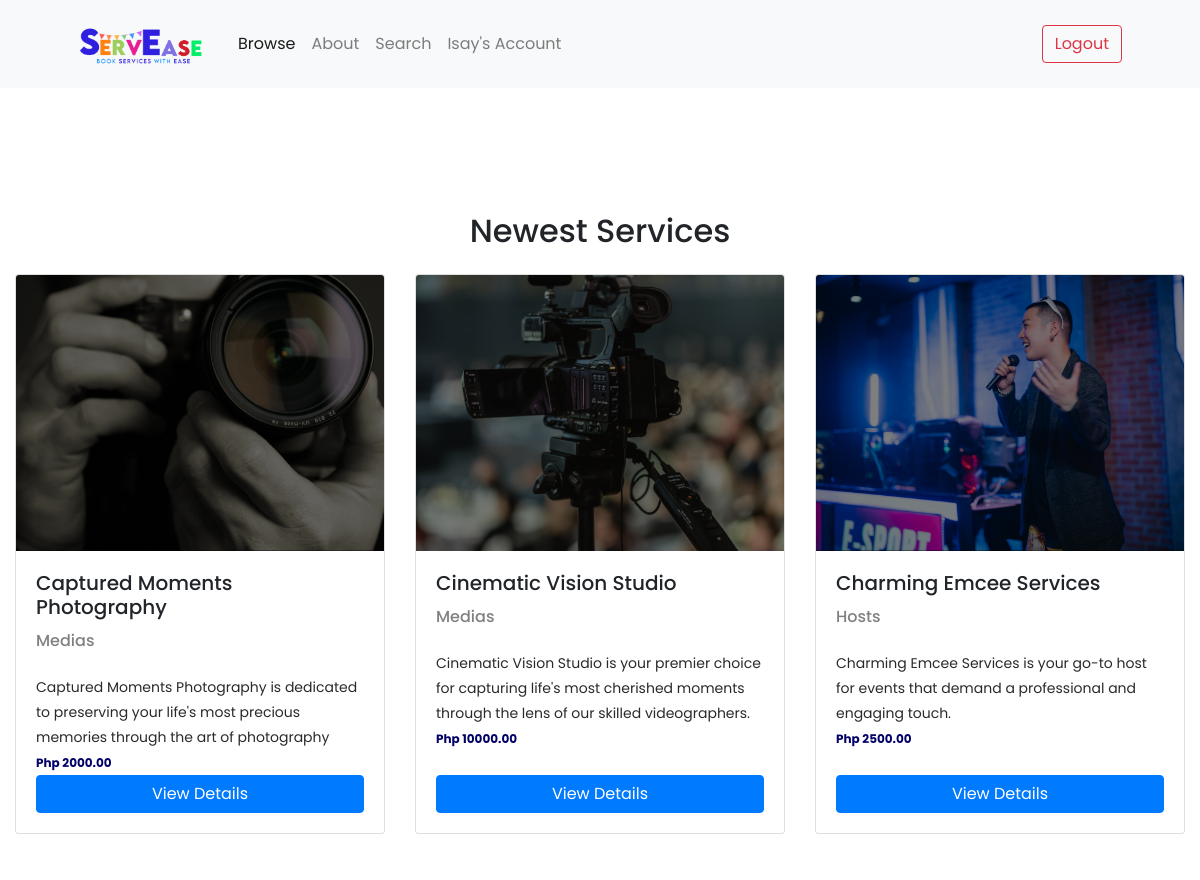
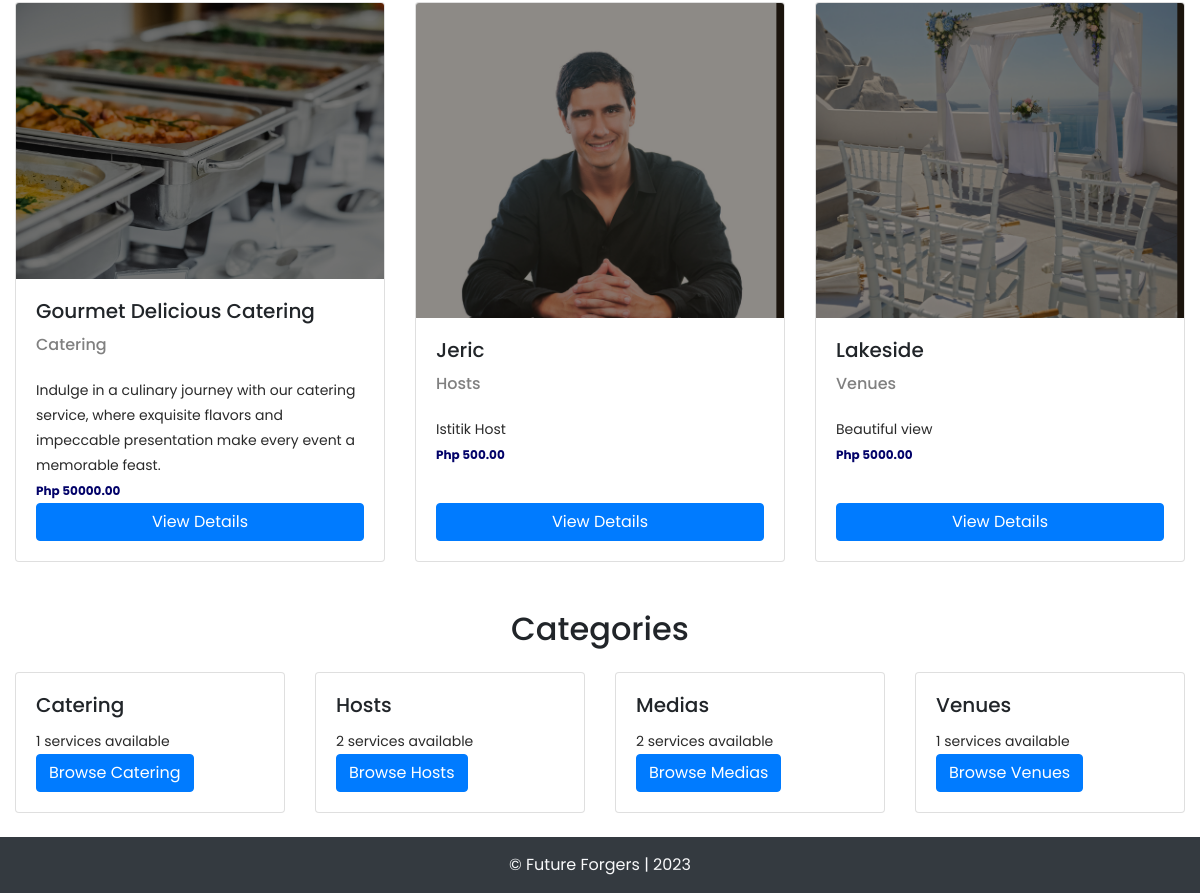
/browse/ (signed in), run on the app's committed database (2 pictures, top to bottom).
### services/models.py (models this page shows, shortened)
class Service(models.Model):
	category = models.ForeignKey(Category, related_name='service',  on_delete=models.CASCADE)
	name = models.CharField(max_length=255)
	description = models.TextField(blank=True, null=True)
	price = models.FloatField()
	image = models.ImageField(upload_to='service_images', blank=True, null=True)
	is_sold = models.BooleanField(default=False)
	created_by = models.ForeignKey(User, related_name='service', on_delete=models.CASCADE)
	created_at = models.DateTimeField(auto_now_add=True)

class Category(models.Model):
	name = models.CharField(max_length=255)
	class Meta:
		ordering = ('name',)
		verbose_name_plural = 'Categories'
	def __str__(self):
		return self.name

### pages/views.py (the view)
# urls.py: path('browse/', views.browse_page, name='browse'),
@login_required(login_url='log_in')
def browse_page(request):
	services = Service.objects.filter(is_sold=False)[0:6]
	categories = Category.objects.all()
	return render(request, 'browse.html', {
		'categories': categories,
		'services': services,
		})

### templates/browse.html (shortened to what this page needs)
{% extends 'main.html' %}
{% block content %}
<div class="row">
	<div class="col-md-12 text-center mt-4">
    <h2>Newest Services</h2>
  </div>
  {% for service in services %}
    <div class="col-md-4 mb-4 mt-4">
      <div class="card h-100">
        <img src="{{ service.image.url }}" class="card-img-top" alt="{{ service.name}}-image">
        <div class="card-body d-flex flex-column">
          <h5 class="card-title">{{ service.name }}</h5>
          <h6 class="card-text mb-4" style="color: gray;">{{ service.category }}</h6>
          <p class="card-text">{{ service.description }}</p>
          <p class="card-text" style="color: #020269; font-size:12px; font-weight: bold;">Php {{ service.price|floatformat:2 }}</p>
          <a href="{% url 'service:detail' service.id %}" class="btn btn-primary mt-auto">View Details</a>
        </div>
      </div>
    </div>
    {% if forloop.counter|divisibleby:3 and not forloop.last %}
      </div><div class="row">
    {% endif %}
  {% endfor %}
</div>
<div class="row">
	<div class="col-md-12 text-center mt-4 mb-4">
    <h2>Categories</h2>
  </div>
  {% for category in categories %}
    <div class="col-md-3 mb-4">
      <div class="card">
        <div class="card-body">
          <h5 class="card-title">{{ category.name }}</h5>
          <p class="card-text">{{ category.service.count }} services available</p>
          <a href="{% url 'service:services' %}?query={{ query }}&category={{ category.id }}" class="btn btn-primary">Browse {{ category.name }}</a>
        </div>
      </div>
    </div>
  {% endfor %}
</div>
{% endblock %}

### templates/main.html (shortened to what this page needs)
{% load static %}
<!doctype html>
<html lang="en">
  <head>
    <link href="https://cdn.jsdelivr.net/npm/bootstrap@5.3.2/dist/css/bootstrap.min.css" rel="stylesheet">
    <link rel="stylesheet" type="text/css" href="{% static 'css/bootstrap.min.css' %}">
    <link rel="stylesheet" type="text/css" href="{% static 'css/font-awesome.css' %}">
    <link rel="stylesheet" href="{% static 'css/templatemo-hexashop.css' %}">
    <link rel="stylesheet" href="{% static 'css/owl-carousel.css' %}">
    <link rel="stylesheet" href="{% static 'css/lightbox.css' %}">
  </head>
  <body>
    {% include 'header.html' %}
    <div class="container-fluid custom-div">
    {% block content %}
    {% endblock %}
    </div>
    {% include 'footer.html' %}
  </body>
</html>

### templates/header.html (shortened to what this page needs)
{% load static %}
<nav class="navbar navbar-expand-lg navbar-light bg-light header-sticky">
  <div class="container px-4 px-lg-5">
      <a href="" class="logo">
        <img src="{% static 'img/header.png' %}" style="width: 128px;">
      </a>
      <div class="collapse navbar-collapse" id="navbarSupportedContent">
          <ul class="navbar-nav me-auto mb-2 mb-lg-0 ms-lg-4">
              <li class="nav-item"><a class="nav-link" aria-current="page" href="{% url 'browse' %}">Browse</a></li>
              <li class="nav-item"><a class="nav-link" href="{% url 'about' %}">About</a></li>
              <li class="nav-item"><a class="nav-link" href="{% url 'service:services' %}">Search</a></li>
              <li class="nav-item"><a class="nav-link" href="{% url 'account:index' %}">{{ request.user|capfirst }}'s Account</a></li>
          </ul>
          <div class="d-flex">
              <a class="btn btn-outline-danger" href="{% url 'logout' %}">Logout</a>
          </div>
      </div>
  </div>
</nav>

### templates/footer.html
<footer class="footer mt-auto py-3 bg-dark text-light">
	<div class="container text-center">
	    <span>&copy; Future Forgers | 2023</span>
	</div>
</footer>

### static/css/templatemo-hexashop.css (style rules this page uses)
html, body, div, span, applet, object, iframe, h1, h2, h3, h4, h5, h6, p, blockquote, div pre, a, abbr, acronym, address, big, cite, code, del, dfn, em, font, img, ins, kbd, q, s, samp, small, strike, strong, sub, sup, tt, var, b, u, i, center, dl, dt, dd, ol, ul, li, figure, header, nav, section, article, aside, footer, figcaption { margin: 0; padding: 0; border: 0; outline: 0; }
ul, li { padding: 0; margin: 0; list-style: none; }
header, nav, section, article, aside, footer, hgroup { display: block; }
* { box-sizing: border-box; }
html, body { font-family: 'Poppins', sans-serif; font-weight: 400; background-color: #fff; font-size: 16px; -ms-text-size-adjust: 100%; -webkit-font-smoothing: antialiased; -moz-osx-font-smoothing: grayscale; }
a { text-decoration: none !important; }
h1, h2, h3, h4, h5, h6 { margin-top: 0px; margin-bottom: 0px; }
ul { margin-bottom: 0px; }
p { font-size: 14px; line-height: 25px; color: #2a2a2a; }
html, body { background: #fff; font-family: 'Poppins', sans-serif; }
footer { margin-top: 60px; padding: 60px 0px 30px 0px; background-color: #2a2a2a; }

### templates/main.html (style rules this page uses)
.custom-div { padding-top: 100px; }

### data on the page
Service: image (picture), name "Captured Moments Photography", category "Medias", description "Captured Moments Photography is dedicated to preserving your life's most precious memories through the art of photography", price "2000.00"
Service: image (picture), name "Cinematic Vision Studio", category "Medias", description "Cinematic Vision Studio is your premier choice for capturing life's most cherished moments through the lens of our skilled videographers.", price "10000.00"
Service: image (picture), name "Charming Emcee Services", category "Hosts", description "Charming Emcee Services is your go-to host for events that demand a professional and engaging touch.", price "2500.00"
Service: image (picture), name "Gourmet Delicious Catering", category "Catering", description "Indulge in a culinary journey with our catering service, where exquisite flavors and impeccable presentation make every event a memorable feast.", price "50000.00"
Service: image (picture), name "Jeric", category "Hosts", description "Istitik Host", price "500.00"
Service: image (picture), name "Lakeside", category "Venues", description "Beautiful view", price "5000.00"
Category: name "Catering", service.count "1"
Category: name "Hosts", service.count "2"
Category: name "Medias", service.count "2"
Category: name "Venues", service.count "1"

### other printed values
{{ request.user|capfirst }} "Isay"
